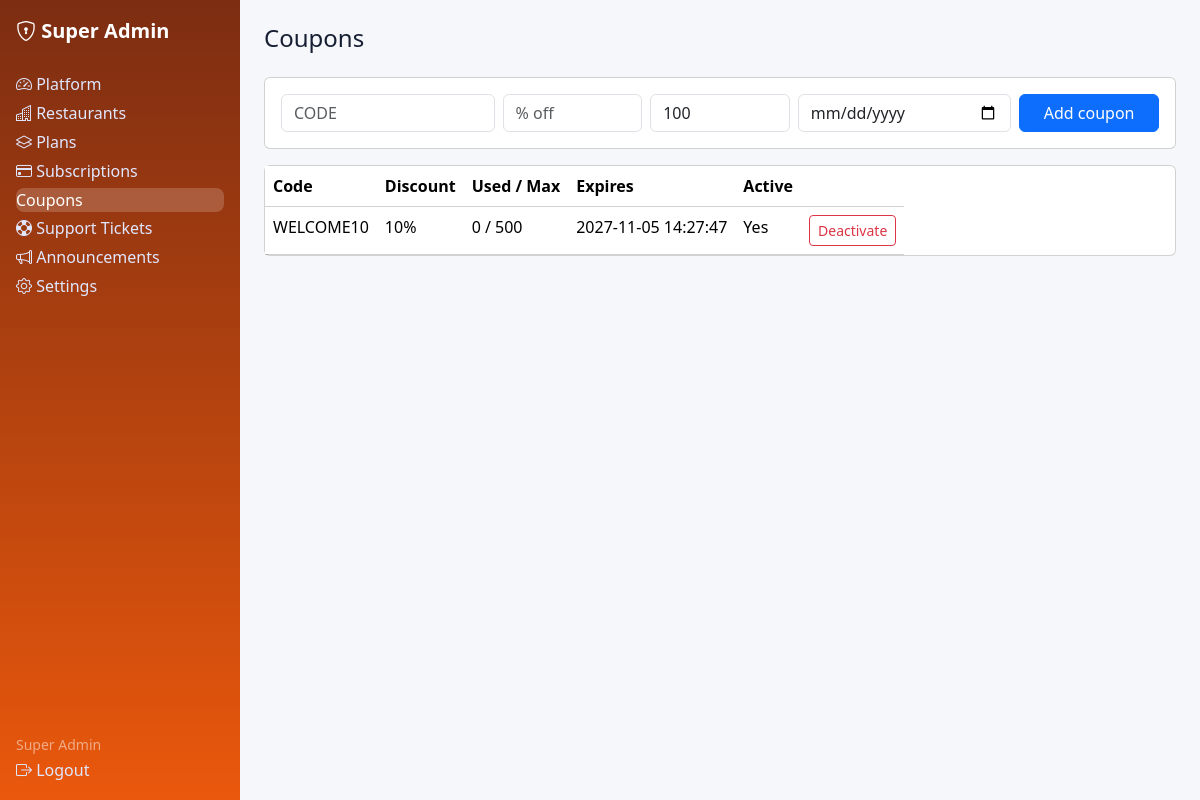
Screenshot of /super-admin/coupons.php (signed in) with the database file from the repository.
### tables this page shows
CREATE TABLE coupons (id INT UNSIGNED AUTO_INCREMENT PRIMARY KEY, code VARCHAR(40) NOT NULL UNIQUE, discount_percent INT NOT NULL DEFAULT 10, max_uses INT NOT NULL DEFAULT 100, used_count INT NOT NULL DEFAULT 0, expires_at DATETIME NULL, is_active TINYINT(1) NOT NULL DEFAULT 1, created_at DATETIME NOT NULL DEFAULT CURRENT_TIMESTAMP);

### includes/functions.php (called while the page is built, shortened)
<?php
function e(?string $v): string { return htmlspecialchars($v ?? '', ENT_QUOTES, 'UTF-8'); }

### super-admin/coupons.php (the view, shortened to what this page needs)
<?php require_once __DIR__ . '/../includes/auth.php'; $user=require_role(['super_admin'], '../auth/login.php'); $pdo=db(); $base='../';
$rows=$pdo->query('SELECT * FROM coupons ORDER BY id DESC')->fetchAll();
include __DIR__ . '/header.php'; ?>
<div class="card p-3 mb-3"><form class="row g-2" method="post"><?= csrf_field() ?><div class="col-md-3"><input class="form-control" name="code" placeholder="CODE" required></div><div class="col-md-2"><input class="form-control" type="number" name="discount_percent" placeholder="% off" required></div><div class="col-md-2"><input class="form-control" type="number" name="max_uses" placeholder="Max uses" value="100"></div><div class="col-md-3"><input class="form-control" type="date" name="expires_at"></div><div class="col-md-2"><button class="btn btn-primary w-100">Add coupon</button></div></form></div>
<table class="table card"><tr><th>Code</th><th>Discount</th><th>Used / Max</th><th>Expires</th><th>Active</th><th></th></tr><?php foreach($rows as $r): ?><tr><td><?= e($r['code']) ?></td><td><?= $r['discount_percent'] ?>%</td><td><?= $r['used_count'] ?> / <?= $r['max_uses'] ?></td><td><?= e($r['expires_at']??'') ?></td><td><?= $r['is_active']?'Yes':'No' ?></td><td><form method="post"><?= csrf_field() ?><input type="hidden" name="action" value="delete"><input type="hidden" name="id" value="<?= $r['id'] ?>"><button class="btn btn-sm btn-outline-danger">Deactivate</button></form></td></tr><?php endforeach; ?></table>
<?php include __DIR__ . '/footer.php'; ?>

### assets/css/style.css (style rules this page uses)
:root { --brand:#ea580c;--bg:#f6f7fb;--card:#fff;--text:#172033 }
body { background:var(--bg);color:var(--text);font-family:system-ui,-apple-system,"Segoe UI",Roboto,sans-serif }

### rows the page displays
coupons: code "WELCOME10", discount_percent "10", used_count "0", max_uses "500", expires_at "2027-11-05 14:27:47", is_active "Yes"

### other values shown
$l "Platform"
$l "Restaurants"
$l "Plans"
$l "Subscriptions"
$l "Coupons"
$l "Support Tickets"
$l "Announcements"
$l "Settings"
current_user()['name'] "Super Admin"
$pageTitle "Coupons"
